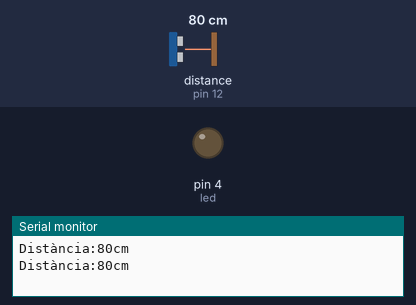
The sketch below on a simulated Arduino Uno, built with avr-gcc and run on an emulated ATmega328P. Shown: output pins drawn as LEDs (lit = HIGH), the last lines printed to the serial monitor. The test bench sets the inputs (shaded band); at power-on: distance to the obstacle (sensor on pin 12) 80 cm. The echo pulse lasts 58.3 µs per cm.

Above: at 2.2 s.
2.3 s: distance to the obstacle (sensor on pin 12) set to 34 cm
4.2 s: distance to the obstacle (sensor on pin 12) set to 27 cm
At 5.9 s:
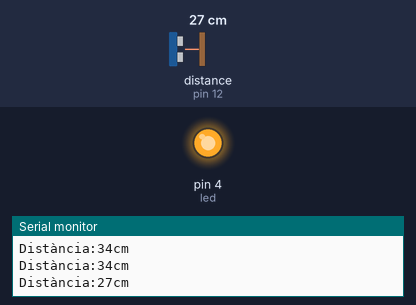
6.6 s: distance to the obstacle (sensor on pin 12) set to 35 cm
At 8.3 s:
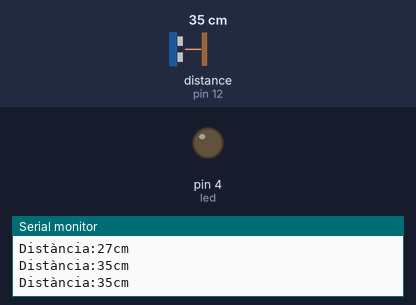
8.6 s: distance to the obstacle (sensor on pin 12) set to 2 cm
At 10.6 s:
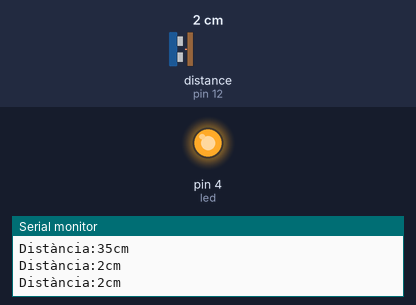
Timing chart, 0 to 11.7 s (numbered marks = the images above; inputs shaded):
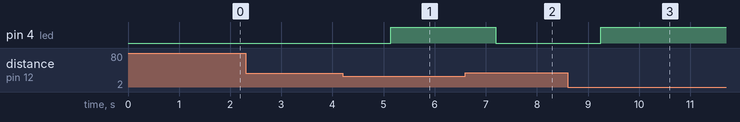

The sketch:

PRACTICA_1_vers_meva.ino
```cpp
#include "SR04.h"
#define TRIG_PIN 12
#define ECHO_PIN 11
SR04 sr04 = SR04(ECHO_PIN,TRIG_PIN);
long a;
int led = 4;
int espera = 1000;

void setup() {
   Serial.begin(9600);
   pinMode(led, OUTPUT);
   delay(espera);
}

void loop() {
   a=sr04.Distance();
   Serial.print("Distància:");
   Serial.print(a);
   Serial.println("cm");
   if (a <= 30){
      digitalWrite(led, HIGH);
   } else{
      digitalWrite(led, LOW);
   }
   delay(1000);
}
```

Measured:
- the behaviour switches between 31 and 30 cm on distance to the obstacle (sensor on pin 12) (found by bisection; images 0 and 1)
- after the input at 4.2 s, pin 4 (led): LOW → HIGH after 0.94 s
- after the input at 6.6 s, pin 4 (led): HIGH → LOW after 0.60 s
- after the input at 8.6 s, pin 4 (led): LOW → HIGH after 0.65 s
